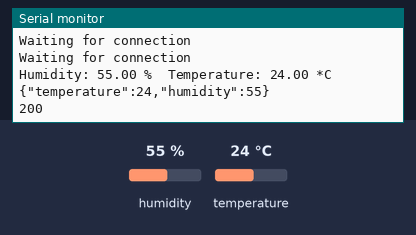
Bench run of a sketch on a simulated ESP8266 (NodeMCU). Shown: the last lines printed to the serial monitor. The inputs (shaded band) are chosen by the test bench; at power-on: humidity 55 %, temperature 24 °C. WiFi joins after 1.5 s; servers stay silent unless stated; uploads are accepted with an empty reply.

Above: at 2.7 s.
2.8 s: humidity set to 22 %
At 11.91 s:
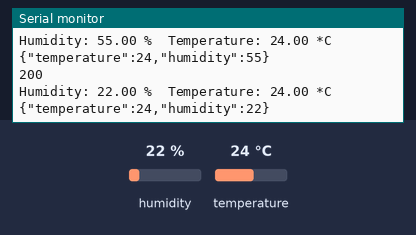
13.0 s: temperature set to 12 °C
At 22.9 s:
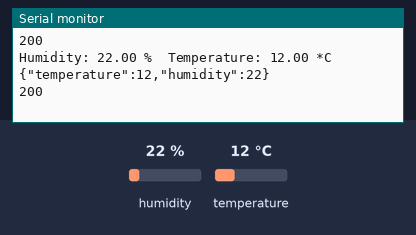
23.2 s: humidity set to 40 %
At 32.7 s:
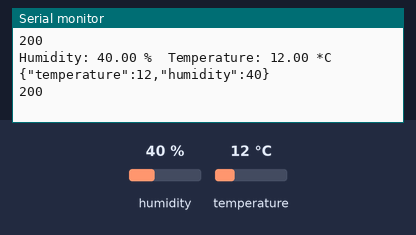
Timing chart, 0 to 34.2 s (numbered marks = the images above; inputs shaded):
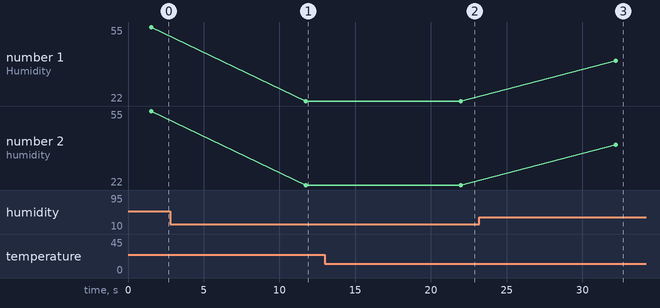

The sketch:

tempSensor.ino
```cpp
#include "DHT.h"
#include <ESP8266HTTPClient.h>
#include <ESP8266WiFi.h>
#include <ArduinoJson.h>

#define DHTPIN 2
#define DHTTYPE DHT11   // DHT 11

DHT dht(DHTPIN, DHTTYPE);

void setup() {
  Serial.begin(115200); //Serial connection
  WiFi.begin("CoWorking", "Coworking2013");   //WiFi connection

  while (WiFi.status() != WL_CONNECTED) {  //Wait for the WiFI connection completion

    delay(500);
    Serial.println("Waiting for connection");

  }

  dht.begin();
}

void loop() {
  StaticJsonBuffer<200> jsonBuffer;

  float h = dht.readHumidity();
  // Read temperature as Celsius (the default)
  float t = dht.readTemperature();

  if (isnan(h) || isnan(t)) {
    Serial.println("Failed to read from DHT sensor!");
    return;
  }

  Serial.print("Humidity: ");
  Serial.print(h);
  Serial.print(" %\t");
  Serial.print("Temperature: ");
  Serial.print(t);
  Serial.print(" *C ");

  JsonObject& root = jsonBuffer.createObject();
  root["temperature"] = t;
  root["humidity"] = h;
  if(WiFi.status()== WL_CONNECTED){   //Check WiFi connection status

    HTTPClient http;    //Declare object of class HTTPClient

    http.begin("http://192.168.102.111:8000/tempe");      //Specify request destination
    http.addHeader("Content-Type", "application/json");  //Specify content-type header
    root.printTo(Serial);
    Serial.println("");

    String json;
    root.printTo(json);
    int httpCode = http.POST(json);   //Send the request
    String payload = http.getString();                                        //Get the response payload

    Serial.println(httpCode);   //Print HTTP return code
    Serial.println(payload);    //Print request response payload

    http.end();  //Close connection
  }else{
    Serial.println("Error in WiFi connection");
  }

  delay(10000);  //Send a request every 10 seconds
}
```

Measured:
- after the input at 2.8 s, the serial monitor: prints a new line after 9.0 s (image 1)
- after the input at 13.0 s, the serial monitor: prints a new line after 9.0 s (image 2)
- after the input at 23.2 s, the serial monitor: prints a new line after 9.0 s (image 3)
- plotted number 1: 55 → 22 after the input at 2.8 s, 22 → 40 after the input at 23.2 s
- plotted number 2: 55 → 22 after the input at 2.8 s, 22 → 40 after the input at 23.2 s
